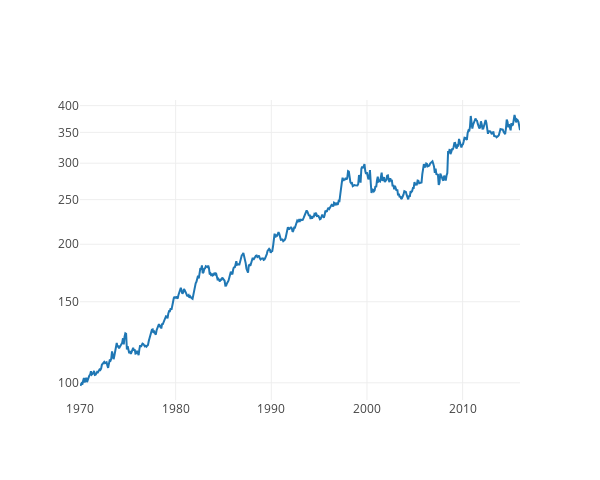

Write notebook code for a chart like this one.
### Code cell
results_OLS = R[STARTMONTH:]
perf_OLS = 100 * np.cumprod(1 + results_OLS / 100)
mychart([perf_OLS])

### Figure 1 — Plotly figure (JSON) as saved in the notebook; plotly's stock layout.template omitted (floating-point values rounded to 4 significant figures; data arrays with more than 128 entries replaced by an {"elided": "..."} marker saying what was removed)
{"data": [{"mode": "line", "name": "Trace 0", "type": "scatter", "x": {"elided": "564 float values"}, "y": {"elided": "564 float values"}}], "layout": {"autosize": false, "height": 480, "width": 600, "yaxis": {"autorange": true, "type": "log"}}}
